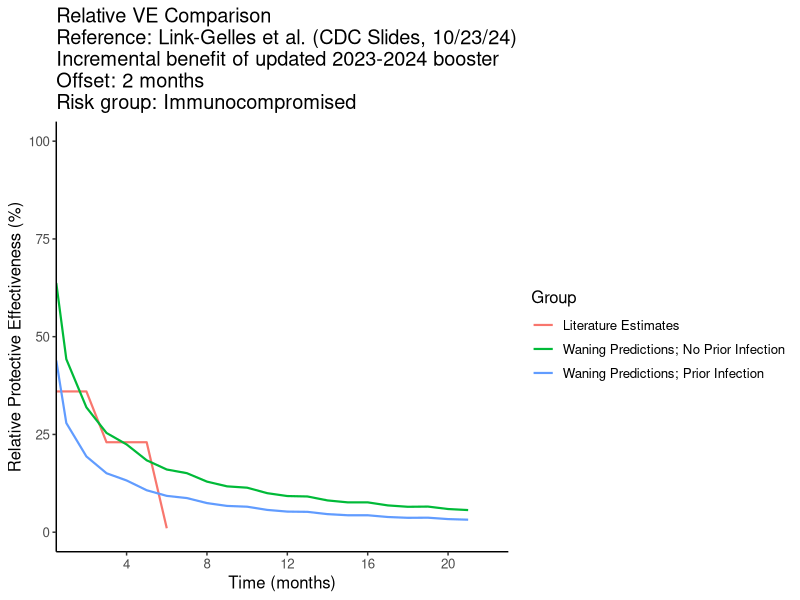
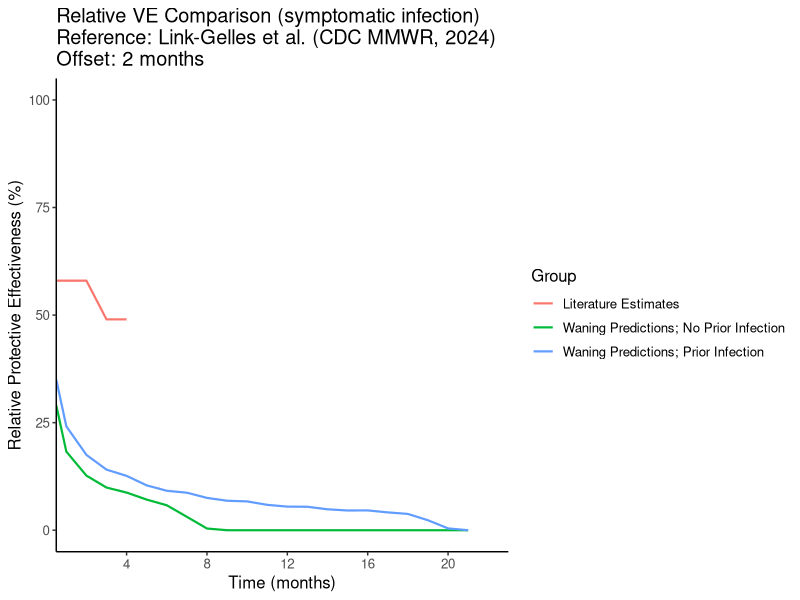

The R script that drew these images, in order:
###################################################################################################
#Title: Relative VE Comparison
#Author: Hailey Park
#Started: November 1, 2023
#Last updated: January 21, 2026, KMB
###################################################################################################

rm(list=ls())
setwd(here::here())

#Loading in libraries
library(readr)
library(dplyr)
library(tidyverse)
library(ggplot2)
library(tidyr)
library(tibble)
library(reshape2)

#Relative VE Function
relative_ve_fn <- function(baseline, upper) {
  # Convert VE to relative risk
  # Take the ratio of upper/baseline relative risk
  # Convert back to VE
  
  baseline_rr <- 1 - baseline
  upper_rr <- 1- upper
  relative_rr <- upper_rr / baseline_rr
  relative_ve <- 1 - relative_rr
  
  return(relative_ve)
}

######################################################################################################################################################################################################
#Read in waning relative VE literature estimates against severe COVID-19 infection
#     (read in specific literature reference and offset value)

#NOTE: These estimates are from Lin et al. (New England Journal of Medicine, 2023)
#      Offset: 7 months
#      DOI: 10.1056/NEJMc2215471; Figure S2 Panel B
#      Link: https://www.nejm.org/doi/full/10.1056/NEJMc2215471
relative_ve_data_lit <- data.frame(months = rep(c(0.5, 1:5), 2),
                                   relative_ve = c(0.6471, 0.4747, 0.4495, 0.4242, 0.3951, 0.3698, 0.771, 0.4241, 0.3872, 0.3424, 0.3016 , 0.2529),
                                   prior_inf = rep(0:1, each = 6)) %>%
  mutate(group = if_else(prior_inf == 1, "Literature Estimates; Prior Infection", "Literature Estimates; No Prior Infection")) %>%
  dplyr::select(-prior_inf)

offset <- 7

#NOTE: These estimates are from Link-Gelles et al. (CDC slides, 10/23/24)
#      Offset: 4 months
#      Slide 27
#      Link: https://www.cdc.gov/acip/downloads/slides-2024-10-23-24/04-COVID-Link-Gelles-508.pdf 
relative_ve_data_lit <- data.frame(months = rep(c(0.5, 1:10), 2),
                                   relative_ve = rep(c(0.5, 0.5, 0.5, 0.38, 0.38, 0.21, 0.21, 0, 0 ,0, 0), 2),
                                   prior_inf = rep(0:1, each = 11)) %>%
  mutate(group = if_else(prior_inf == 1, "Literature Estimates; Prior Infection", "Literature Estimates; No Prior Infection")) %>%
  dplyr::select(-prior_inf)

offset <- 4

#NOTE: These estimates are from Link-Gelles et al. (CDC MMWR, 2023)
#      Offset: 3 months
#      Table 2, Hospitalization, 18+ years
#      Link: https://www.cdc.gov/mmwr/volumes/72/wr/mm7221a3.htm
relative_ve_data_lit <- data.frame(months = rep(c(0.5, 1:6), 2),
                                   relative_ve = rep(c(0.62, 0.62, 0.62, 0.47, 0.47, 0.47, 0.24), 2),
                                   prior_inf = rep(0:1, each = 7)) %>%
  mutate(group = if_else(prior_inf == 1, "Literature Estimates; Prior Infection", "Literature Estimates; No Prior Infection")) %>%
  dplyr::select(-prior_inf)

offset <- 3

#NOTE: These estimates are for IMMUNOCOMPROMISED from Link-Gelles et al. (CDC MMWR, 2023)
#      Offset: 2 months
#      Slide 16
#      Link: https://www.cdc.gov/acip/downloads/slides-2024-10-23-24/04-COVID-Link-Gelles-508.pdf 
relative_ve_data_lit <- data.frame(months = rep(c(0.5, 1:6), 2),
                                   relative_ve = rep(c(0.36, 0.36, 0.36, 0.23, 0.23, 0.23, .01), 2),
                                   prior_inf = rep(0:1, each = 7)) %>%
  mutate(group = if_else(prior_inf == 1, "Literature Estimates", "Literature Estimates")) %>%
  dplyr::select(-prior_inf)

offset <- 2

###################################################################################################
#Read in generated waning curves (absolute VE)
#     Note: Choose either immunocompetent or immunocompromised

#Immunocompetent
waning_data_hybrid <- unique(read.csv("data/clean-data/severe_waning_predictions_weekly_hybridImmunityOnly.csv")[,-1]) %>%
  group_by(age_group, estimate, prior_inf, months) %>% 
  summarise(ve_pred = mean(ve_pred))

waning_data_vaccine <- unique(read.csv("data/clean-data/severe_waning_predictions_weekly_vaccineImmunityOnly.csv")[,-1]) %>%
  group_by(age_group, estimate, prior_inf, months) %>% 
  summarise(ve_pred = mean(ve_pred))

waning_data <- as.data.frame(rbind(waning_data_hybrid, waning_data_vaccine))

# #Immunocompromised
# waning_data_hybrid <- unique(read.csv("data/clean-data/severe_waning_predictions_weekly_hybridImmunityOnly_immunocompromised.csv")[,-1]) %>%
#   group_by(age_group, estimate, prior_inf, months) %>% 
#   summarise(ve_pred = mean(ve_pred))
# 
# waning_data_vaccine <- unique(read.csv("data/clean-data/severe_waning_predictions_weekly_vaccineImmunityOnly_immunocompromised.csv")[,-1]) %>%
#   group_by(age_group, estimate, prior_inf, months) %>% 
#   summarise(ve_pred = mean(ve_pred))
# 
# waning_data <- as.data.frame(rbind(waning_data_hybrid, waning_data_vaccine))

###################################################################################################
# CHECK if relative VE under our waning curve predictions are similar to published estimates
#     Calculate relative VE by comparing protection at each time point to protection at a 
#     baseline time that is 'offset' months later (e.g., month 2 vs month 9 if offset = 7).
#     This simulates the incremental benefit of getting a new dose vs keeping an old dose.
#     The offset value depends on which literature source is being compared (see lines 34-84)

waning_data <- waning_data %>%
  mutate(group = if_else(prior_inf == 1, "Prior Infection; Mean", "No Prior Infection; Mean"))

adj_relative_waning <- waning_data %>% 
  filter(age_group == "50-64 years", estimate == 'mean') %>%
  arrange(months) %>%
  mutate(months_baseline = lead(months, n = offset * 2, default = 24)) %>% 
  dplyr::select(group, months, months_baseline, ve_pred)

waning_data <- waning_data %>% 
  filter(age_group == "50-64 years", estimate == 'mean') %>%
  arrange(months) %>%
  rename(ve_pred_baseline = ve_pred) %>% 
  dplyr::select(group, months, ve_pred_baseline)

adj_waning_clean <- merge(adj_relative_waning, waning_data, by.x = c("months_baseline", "group"),
                          by.y = c("months", "group"), all.x = TRUE) %>% 
  mutate(months = if_else(months < 1, 0.5, round(months)),
         relative_ve = relative_ve_fn(ve_pred_baseline, ve_pred),
         group = if_else(group == "Prior Infection; Mean", "Waning Predictions; Prior Infection", "Waning Predictions; No Prior Infection")) %>%
  dplyr::select(months, relative_ve, group) 

combined_rel <- rbind(adj_waning_clean, relative_ve_data_lit)

ggplot(combined_rel, aes(months, relative_ve*100, color = factor(group))) +
  geom_line(size = 0.75) +
  ylab("Relative Protective Effectiveness (%)") +
  xlab("Time (months)") +
  labs(color='Group') +
  ylim(0, 100) +
  theme(panel.grid.major = element_blank(), panel.grid.minor = element_blank(),
        panel.background = element_blank(), axis.line = element_line(colour = "black"),
        text = element_text(size=12))+
  scale_x_continuous(breaks=c(0, 4, 8, 12, 16, 20, 24), expand = c(0, 0)) +
  #ggtitle("Relative VE Comparison\nReference: Link-Gelles et al. (CDC Slides, 10/23/24)\nIncremental benefit of updated 2023-2024 booster\nOffset: 4 months")
  #ggtitle("Relative VE Comparison\nReference: Link-Gelles et al. (CDC MMWR, 2023)\nIncremental benefit of bivalent booster\nOffset: 3 months")
  #ggtitle("Relative VE Comparison\nReference: Lin et al. (NEJM, 2023)\nOffset: 7 months")
  ggtitle("Relative VE Comparison\nReference: Link-Gelles et al. (CDC Slides, 10/23/24)\nIncremental benefit of updated 2023-2024 booster\nOffset: 2 months\nRisk group: Immunocompromised")


######################################################################################################################################################################################################
#Checking relative waning for nonsevere curves

#NOTE: These estimates are from de Gier et al. (Nature Comms, 2023)
#      Table S1 (average of 3 and 4-event adjusted HR estimates for hybrid immunity only)
#      Link: https://www.nature.com/articles/s41467-023-40195-z#MOESM4  
relative_ve_data_lit <- data.frame(months = rep(c(0.5, 1:9), 2),
                                   relative_ve = rep(c(0.78, 0.78, 0.57, 0.57, 0.57, 0.44, 0.44, 0.44, 0.15, 0.15), 2),
                                   prior_inf = rep(2, each = 10)) %>%
  mutate(group = if_else(prior_inf == 2, "Literature Estimates", NA)) %>%
  dplyr::select(-prior_inf)

offset <- 7 #not confirmed

#NOTE: These estimates are from Link-Gelles et al. (CDC MMWR, 2024)
#      Table 2, 18+ years
#      Link: https://www.cdc.gov/mmwr/volumes/73/wr/mm7304a2.htm
relative_ve_data_lit <- data.frame(months = rep(c(0.5, 1:4)),
                                   relative_ve = rep(c(0.58, 0.58, 0.58, 0.49, 0.49), 2),
                                   prior_inf = rep(2, each = 5)) %>%
  mutate(group = if_else(prior_inf == 2, "Literature Estimates", NA)) %>%
  dplyr::select(-prior_inf)

offset <- 2

###################################################################################################

#Read in waning prediction data (absolute VE)

#Immunocompetent
waning_data_hybrid <- unique(read.csv("data/clean-data/nonsevere_waning_predictions_weekly_hybridImmunityOnly.csv")[,-1]) %>%
  group_by(age_group, estimate, prior_inf, months) %>% summarise(ve_pred = mean(ve_pred))
waning_data_vaccine <- unique(read.csv("data/clean-data/nonsevere_waning_predictions_weekly_vaccineImmunityOnly.csv")[,-1]) %>%
  group_by(age_group, estimate, prior_inf, months) %>% summarise(ve_pred = mean(ve_pred))
waning_data <- as.data.frame(rbind(waning_data_hybrid, waning_data_vaccine))

#Immunocompromised
waning_data_hybrid <- unique(read.csv("data/clean-data/nonsevere_waning_predictions_weekly_hybridImmunityOnly_immunocompromised.csv")[,-1]) %>%
  group_by(age_group, estimate, prior_inf, months) %>% summarise(ve_pred = mean(ve_pred))
waning_data_vaccine <- unique(read.csv("data/clean-data/nonsevere_waning_predictions_weekly_vaccineImmunityOnly_immunocompromised.csv")[,-1]) %>%
  group_by(age_group, estimate, prior_inf, months) %>% summarise(ve_pred = mean(ve_pred))
waning_data <- as.data.frame(rbind(waning_data_hybrid, waning_data_vaccine))

#We are checking if the relative VE under our waning curve predictions are similar to published estimates.
#We are checking the relative VE given that the average time since last immune event (dose; infection) is around 7-8 months.

waning_data <- waning_data %>%
  mutate(group = if_else(prior_inf == 1, "Prior Infection; Mean", "No Prior Infection; Mean"))

adj_relative_waning <- waning_data %>% filter(age_group == "50-64 years", estimate == 'mean') %>%
  arrange(months) %>%
  mutate(months_baseline = lead(months, n = offset * 2, default = 24)) %>% 
  dplyr::select(group, months, months_baseline, ve_pred)

waning_data <- waning_data %>% filter(age_group == "50-64 years", estimate == 'mean') %>%
  arrange(months) %>%
  rename(ve_pred_baseline = ve_pred) %>% dplyr::select(group, months, ve_pred_baseline)

adj_waning_clean <- merge(adj_relative_waning, waning_data, by.x = c("months_baseline", "group"),
                          by.y = c("months", "group"), all.x = TRUE) %>% 
  mutate(months = if_else(months < 1, 0.5, round(months)),
         relative_ve = relative_ve_fn(ve_pred_baseline, ve_pred),
         group = if_else(group == "Prior Infection; Mean", "Waning Predictions; Prior Infection", "Waning Predictions; No Prior Infection")) %>%
  dplyr::select(months, relative_ve, group) 

combined_rel <- rbind(adj_waning_clean, relative_ve_data_lit)

ggplot(combined_rel, aes(months, relative_ve*100, color = factor(group))) +
  geom_line(size = 0.75) +
  ylab("Relative Protective Effectiveness (%)") +
  xlab("Time (months)") +
  labs(color='Group') +
  ylim(0,100) +
  theme(panel.grid.major = element_blank(), panel.grid.minor = element_blank(),
        panel.background = element_blank(), axis.line = element_line(colour = "black"),
        text = element_text(size=12))+
  scale_x_continuous(breaks=c(0, 4, 8, 12, 16, 20, 24), expand = c(0, 0)) +
  ggtitle("Relative VE Comparison (symptomatic infection)\nReference: Link-Gelles et al. (CDC MMWR, 2024)\nOffset: 2 months")
#ggtitle("Relative VE Comparison\nReference: de Geir et al. (Nature Comms, 2023)\nOffset: 7 months (not confirmed)")
